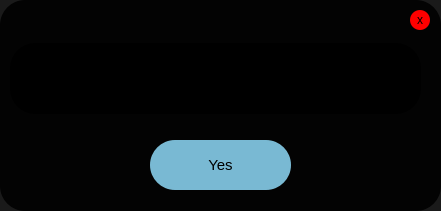
   <widget class="QWidget" name="RenewPlanWidget" native="true">
    <property name="geometry">
     <rect>
      <x>530</x>
      <y>320</y>
      <width>441</width>
      <height>211</height>
     </rect>
    </property>
    <property name="styleSheet">
     <string notr="true">background: none;
background-color: rgba(0,0,0,0.9);
border-radius: 25px;</string>
    </property>
    <widget class="QPushButton" name="RenewPlanWidgetButton">
     <property name="geometry">
      <rect>
       <x>150</x>
       <y>140</y>
       <width>141</width>
       <height>50</height>
      </rect>
     </property>
     <property name="font">
      <font>
       <pointsize>11</pointsize>
      </font>
     </property>
     <property name="styleSheet">
      <string notr="true">QPushButton
{
background: none;
background-color: rgba(135, 206, 235,0.9);
color: black;
border-radius: 25px;
}
QPushButton:hover
{
border: 3px solid rgba(135, 206, 235,0.9);
background-color: rgba(250, 250, 250,0.8);
}</string>
     </property>
     <property name="text">
      <string>Yes</string>
     </property>
    </widget>
    <widget class="QPushButton" name="ExitRPWButton">
     <property name="geometry">
      <rect>
       <x>410</x>
       <y>10</y>
       <width>20</width>
       <height>20</height>
      </rect>
     </property>
     <property name="styleSheet">
      <string notr="true">QPushButton{
background: none;
background-color: rgb(255, 0, 0);
border-radius: 10px;
}
QPushButton:hover
{
border: 2px solid rgba(250, 250, 250,0.9);
}
</string>
     </property>
     <property name="text">
      <string>x</string>
     </property>
    </widget>
    <widget class="QTextEdit" name="RenewPlanWidgetTxtEdit">
     <property name="geometry">
      <rect>
       <x>10</x>
       <y>43</y>
       <width>411</width>
       <height>71</height>
      </rect>
     </property>
     <property name="styleSheet">
      <string notr="true">color: rgba(135, 206, 235,0.8);</string>
     </property>
     <property name="html">
      <string>&lt;!DOCTYPE HTML PUBLIC &quot;-//W3C//DTD HTML 4.0//EN&quot; &quot;http://www.w3.org/TR/REC-html40/strict.dtd&quot;&gt;
&lt;html&gt;&lt;head&gt;&lt;meta name=&quot;qrichtext&quot; content=&quot;1&quot; /&gt;&lt;meta charset=&quot;utf-8&quot; /&gt;&lt;style type=&quot;text/css&quot;&gt;
p, li { white-space: pre-wrap; }
hr { height: 1px; border-width: 0; }
li.unchecked::marker { content: &quot;\2610&quot;; }
li.checked::marker { content: &quot;\2612&quot;; }
&lt;/style&gt;&lt;/head&gt;&lt;body style=&quot; font-family:'Segoe UI'; font-size:9pt; font-weight:400; font-style:normal;&quot;&gt;
&lt;p style=&quot;-qt-paragraph-type:empty; margin-top:0px; margin-bottom:0px; margin-left:0px; margin-right:0px; -qt-block-indent:0; text-indent:0px; font-size:25px;&quot;&gt;&lt;br /&gt;&lt;/p&gt;&lt;/body&gt;&lt;/html&gt;</string>
     </property>
    </widget>
   </widget>
